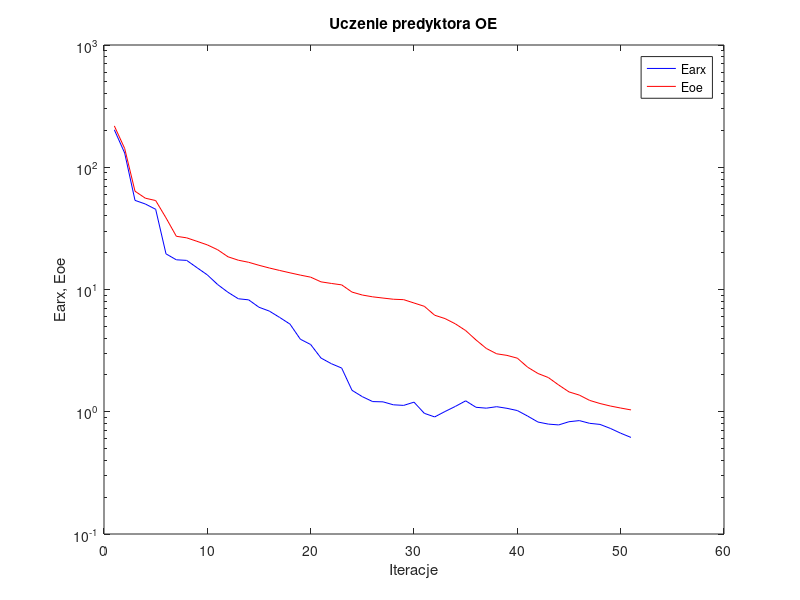
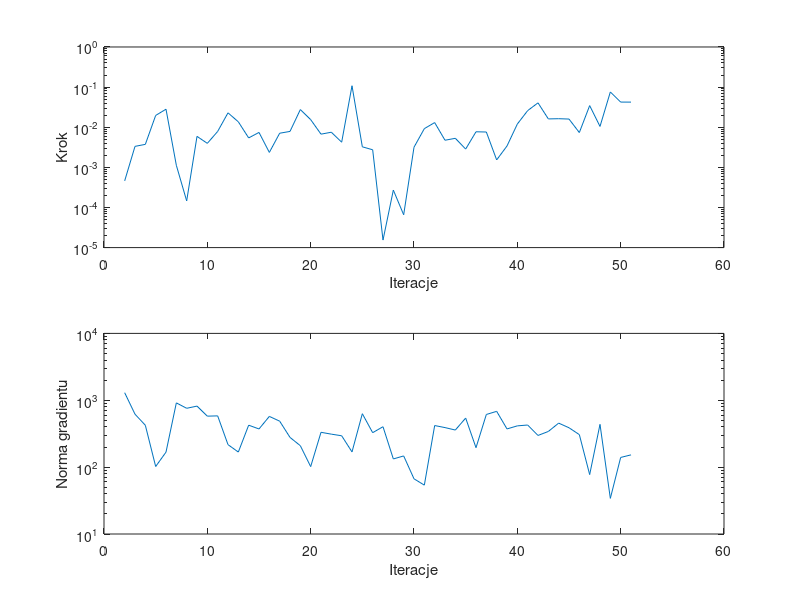

Source code (MATLAB) for these figures, in order:
%uczenie predyktora oe
clear all;
n=0; farx(n+1)=2.024796e+002; foe(n+1)=2.177865e+002; wspucz(n+1)=0.000000e+000; ng(n+1)=0.000000e+000;
%odnowa zmiennej metryki
n=1; farx(n+1)=1.307409e+002; foe(n+1)=1.424136e+002; krok(n+1)=4.604034e-004; ng(n+1)=1.297046e+003;
n=2; farx(n+1)=5.358828e+001; foe(n+1)=6.367379e+001; krok(n+1)=3.334617e-003; ng(n+1)=6.188973e+002;
n=3; farx(n+1)=5.005525e+001; foe(n+1)=5.583313e+001; krok(n+1)=3.740913e-003; ng(n+1)=4.229432e+002;
n=4; farx(n+1)=4.530235e+001; foe(n+1)=5.341146e+001; krok(n+1)=1.966568e-002; ng(n+1)=1.021869e+002;
n=5; farx(n+1)=1.957107e+001; foe(n+1)=3.855188e+001; krok(n+1)=2.812841e-002; ng(n+1)=1.676181e+002;
n=6; farx(n+1)=1.749575e+001; foe(n+1)=2.724759e+001; krok(n+1)=1.125636e-003; ng(n+1)=9.140644e+002;
n=7; farx(n+1)=1.730651e+001; foe(n+1)=2.646280e+001; krok(n+1)=1.457598e-004; ng(n+1)=7.585575e+002;
n=8; farx(n+1)=1.508350e+001; foe(n+1)=2.478265e+001; krok(n+1)=5.915528e-003; ng(n+1)=8.178216e+002;
n=9; farx(n+1)=1.316721e+001; foe(n+1)=2.317227e+001; krok(n+1)=3.966104e-003; ng(n+1)=5.785931e+002;
n=10; farx(n+1)=1.097681e+001; foe(n+1)=2.113681e+001; krok(n+1)=7.860345e-003; ng(n+1)=5.842071e+002;
n=11; farx(n+1)=9.486558e+000; foe(n+1)=1.852141e+001; krok(n+1)=2.284436e-002; ng(n+1)=2.168999e+002;
n=12; farx(n+1)=8.398898e+000; foe(n+1)=1.736206e+001; krok(n+1)=1.363820e-002; ng(n+1)=1.680642e+002;
n=13; farx(n+1)=8.229682e+000; foe(n+1)=1.669442e+001; krok(n+1)=5.414124e-003; ng(n+1)=4.239693e+002;
n=14; farx(n+1)=7.156838e+000; foe(n+1)=1.577745e+001; krok(n+1)=7.418259e-003; ng(n+1)=3.722518e+002;
n=15; farx(n+1)=6.659214e+000; foe(n+1)=1.499385e+001; krok(n+1)=2.357114e-003; ng(n+1)=5.735738e+002;
n=16; farx(n+1)=5.907846e+000; foe(n+1)=1.431604e+001; krok(n+1)=7.088910e-003; ng(n+1)=4.869575e+002;
n=17; farx(n+1)=5.210293e+000; foe(n+1)=1.369108e+001; krok(n+1)=7.859971e-003; ng(n+1)=2.783567e+002;
n=18; farx(n+1)=3.920965e+000; foe(n+1)=1.311562e+001; krok(n+1)=2.753897e-002; ng(n+1)=2.091220e+002;
n=19; farx(n+1)=3.547610e+000; foe(n+1)=1.261714e+001; krok(n+1)=1.547432e-002; ng(n+1)=1.018026e+002;
n=20; farx(n+1)=2.749927e+000; foe(n+1)=1.154990e+001; krok(n+1)=6.718810e-003; ng(n+1)=3.318087e+002;
n=21; farx(n+1)=2.472823e+000; foe(n+1)=1.120994e+001; krok(n+1)=7.505960e-003; ng(n+1)=3.113535e+002;
n=22; farx(n+1)=2.277853e+000; foe(n+1)=1.091297e+001; krok(n+1)=4.234033e-003; ng(n+1)=2.944673e+002;
n=23; farx(n+1)=1.497613e+000; foe(n+1)=9.527806e+000; krok(n+1)=1.081188e-001; ng(n+1)=1.688592e+002;
n=24; farx(n+1)=1.328624e+000; foe(n+1)=9.010791e+000; krok(n+1)=3.248447e-003; ng(n+1)=6.294288e+002;
n=25; farx(n+1)=1.211145e+000; foe(n+1)=8.710809e+000; krok(n+1)=2.742688e-003; ng(n+1)=3.275043e+002;
%odnowa zmiennej metryki
n=26; farx(n+1)=1.205152e+000; foe(n+1)=8.512405e+000; krok(n+1)=1.539716e-005; ng(n+1)=4.020945e+002;
n=27; farx(n+1)=1.139915e+000; foe(n+1)=8.325063e+000; krok(n+1)=2.710676e-004; ng(n+1)=1.325898e+002;
n=28; farx(n+1)=1.127387e+000; foe(n+1)=8.259055e+000; krok(n+1)=6.575810e-005; ng(n+1)=1.470706e+002;
n=29; farx(n+1)=1.198022e+000; foe(n+1)=7.756586e+000; krok(n+1)=3.174920e-003; ng(n+1)=6.689674e+001;
n=30; farx(n+1)=9.707501e-001; foe(n+1)=7.286668e+000; krok(n+1)=9.219686e-003; ng(n+1)=5.381677e+001;
n=31; farx(n+1)=9.071091e-001; foe(n+1)=6.160224e+000; krok(n+1)=1.305321e-002; ng(n+1)=4.187961e+002;
n=32; farx(n+1)=1.004481e+000; foe(n+1)=5.783845e+000; krok(n+1)=4.738412e-003; ng(n+1)=3.902194e+002;
n=33; farx(n+1)=1.105618e+000; foe(n+1)=5.238320e+000; krok(n+1)=5.295103e-003; ng(n+1)=3.587182e+002;
n=34; farx(n+1)=1.228337e+000; foe(n+1)=4.614916e+000; krok(n+1)=2.855545e-003; ng(n+1)=5.416130e+002;
n=35; farx(n+1)=1.087642e+000; foe(n+1)=3.866949e+000; krok(n+1)=7.702766e-003; ng(n+1)=1.953532e+002;
n=36; farx(n+1)=1.070045e+000; foe(n+1)=3.294184e+000; krok(n+1)=7.598245e-003; ng(n+1)=6.128690e+002;
n=37; farx(n+1)=1.100036e+000; foe(n+1)=2.979067e+000; krok(n+1)=1.532691e-003; ng(n+1)=6.828826e+002;
n=38; farx(n+1)=1.066644e+000; foe(n+1)=2.890975e+000; krok(n+1)=3.408889e-003; ng(n+1)=3.726402e+002;
n=39; farx(n+1)=1.022901e+000; foe(n+1)=2.743532e+000; krok(n+1)=1.199953e-002; ng(n+1)=4.141584e+002;
n=40; farx(n+1)=9.213354e-001; foe(n+1)=2.313543e+000; krok(n+1)=2.594061e-002; ng(n+1)=4.263689e+002;
n=41; farx(n+1)=8.237056e-001; foe(n+1)=2.055201e+000; krok(n+1)=4.050274e-002; ng(n+1)=2.977685e+002;
n=42; farx(n+1)=7.924988e-001; foe(n+1)=1.904599e+000; krok(n+1)=1.611092e-002; ng(n+1)=3.415570e+002;
n=43; farx(n+1)=7.803354e-001; foe(n+1)=1.655278e+000; krok(n+1)=1.631060e-002; ng(n+1)=4.550545e+002;
n=44; farx(n+1)=8.288587e-001; foe(n+1)=1.453410e+000; krok(n+1)=1.598198e-002; ng(n+1)=3.879865e+002;
n=45; farx(n+1)=8.464345e-001; foe(n+1)=1.368570e+000; krok(n+1)=7.366454e-003; ng(n+1)=3.063726e+002;
n=46; farx(n+1)=8.040355e-001; foe(n+1)=1.238225e+000; krok(n+1)=3.459187e-002; ng(n+1)=7.733558e+001;
n=47; farx(n+1)=7.878856e-001; foe(n+1)=1.167829e+000; krok(n+1)=1.046652e-002; ng(n+1)=4.362172e+002;
n=48; farx(n+1)=7.308110e-001; foe(n+1)=1.114287e+000; krok(n+1)=7.563795e-002; ng(n+1)=3.410697e+001;
n=49; farx(n+1)=6.676699e-001; foe(n+1)=1.072463e+000; krok(n+1)=4.235232e-002; ng(n+1)=1.395976e+002;
n=50; farx(n+1)=6.164532e-001; foe(n+1)=1.035169e+000; krok(n+1)=4.226396e-002; ng(n+1)=1.525303e+002;

figure; semilogy(farx,'b'); hold on; semilogy(foe,'r'); xlabel('Iteracje'); ylabel('Earx, Eoe'); legend('Earx','Eoe'); title('Uczenie predyktora OE');
figure; subplot(2,1,1); semilogy(krok); xlabel('Iteracje'); ylabel('Krok');
subplot(2,1,2); semilogy(ng); xlabel('Iteracje'); ylabel('Norma gradientu');
Earx=farx(n+1)
Eoe=foe(n+1)
